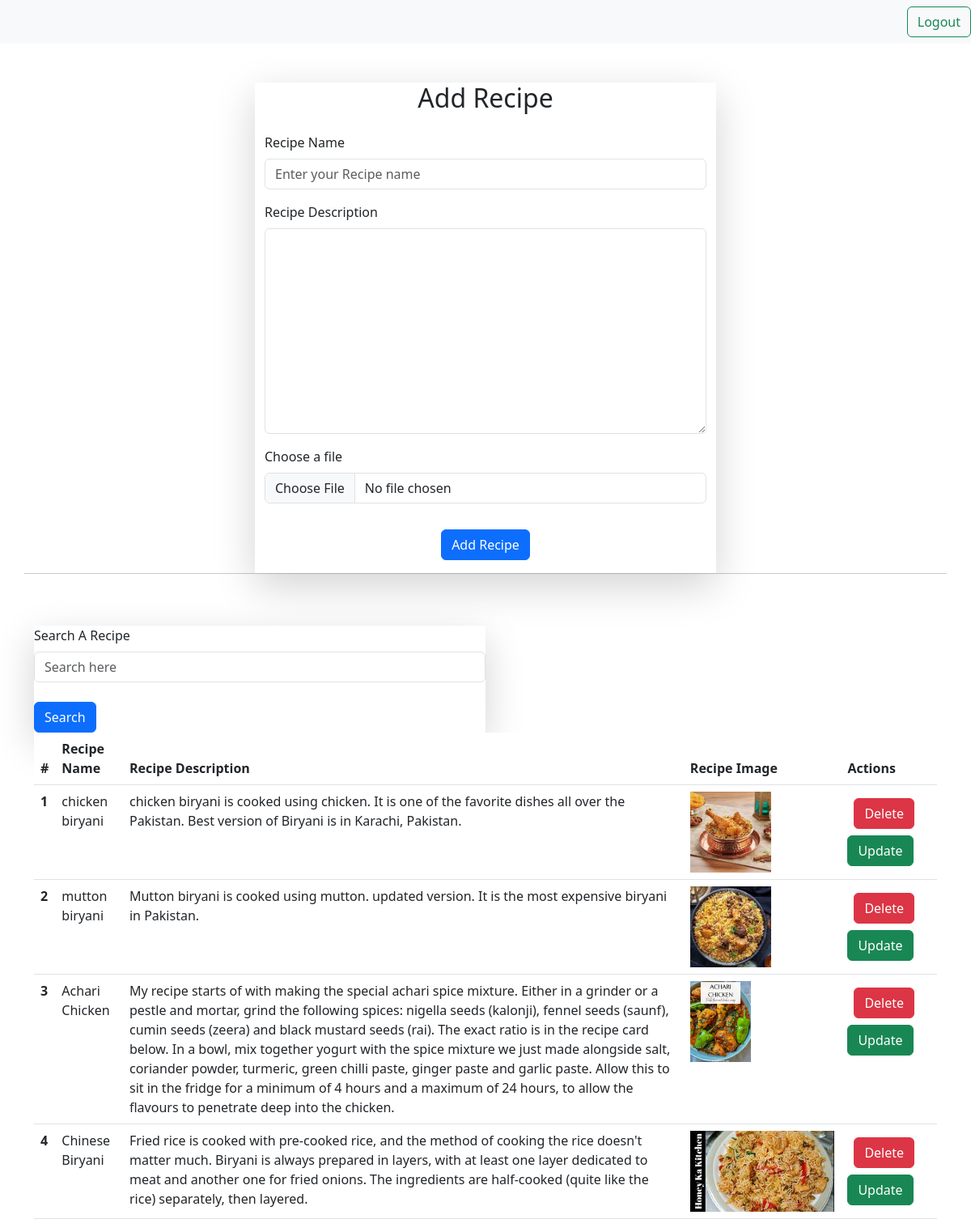
Page /recipe/ (signed in) on the earlier database version.
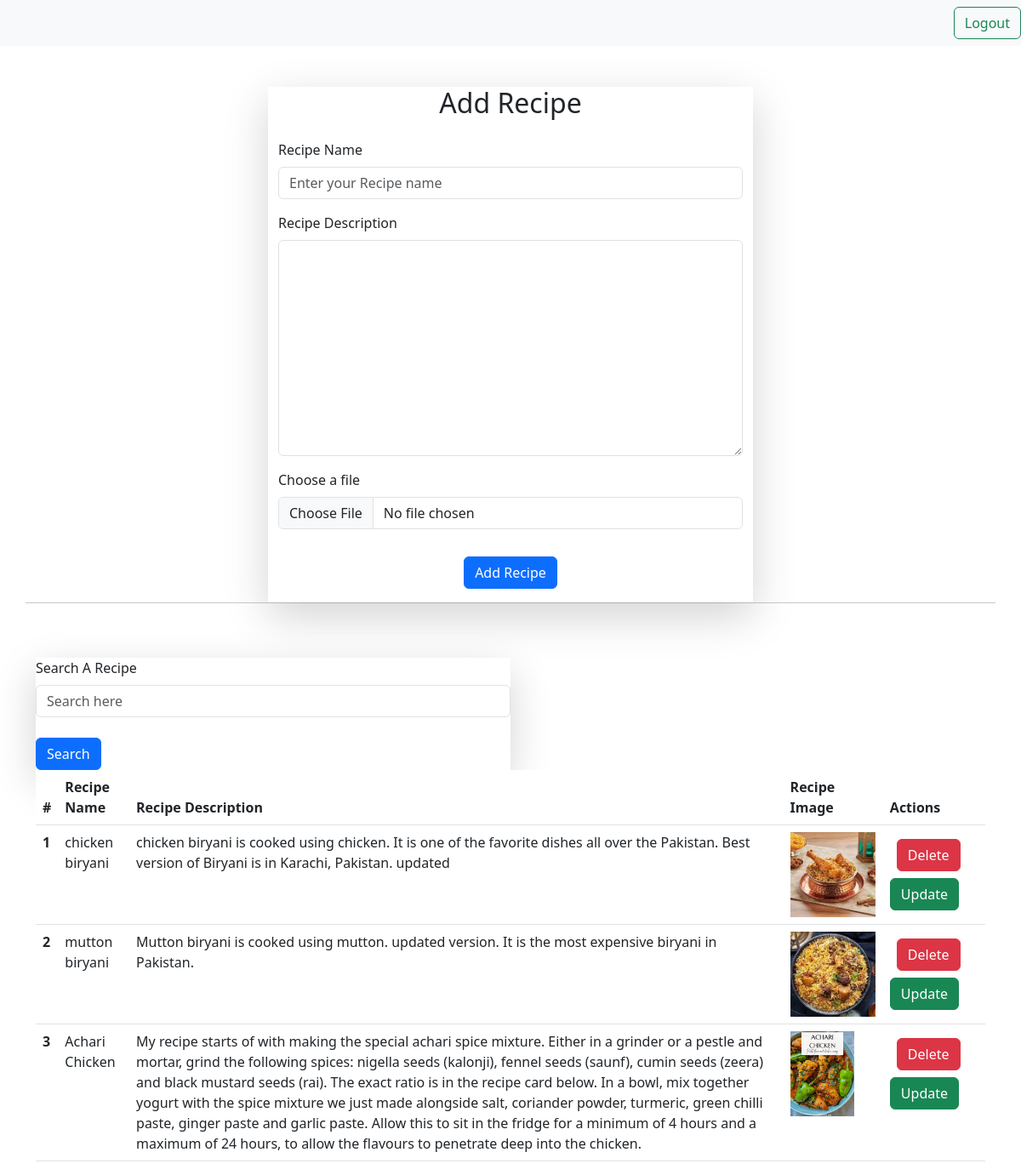
Same page on the later database version.
### recipe/models.py (models this page shows)
class recipe(models.Model):
    user = models.ForeignKey(User, on_delete=models.CASCADE, null=True)
    recipe_name = models.CharField(max_length=50)
    recipe_desc = models.TextField()
    recipe_image = models.FileField(upload_to='recipe/', max_length=250, null=True, default=None)

### recipe/views.py (the view, shortened to what this page needs)
# urls.py: path('recipe/', recipes),
@login_required(login_url='/login/')
def recipes(request):
    if request.user.is_authenticated:
        recipe_obj = recipe.objects.all()
        if request.method == 'GET':
            if request.GET.get('search'):
                recipe_obj = recipe.objects.filter(recipe_name__icontains = request.GET.get('search'))
                data = {
                    'recipes':recipe_obj
                }
                return render(request, 'recipe.html', data)
        recipes = recipe.objects.all()
        data = {'recipes':recipes}
        return render(request, 'recipe.html', data)
    return redirect('/login/')

### recipe/templates/recipe.html (shortened to what this page needs)
{% extends 'base.html'%}
{% block body %}
<div class="container">
    <div class="row justify-content-center">
      <div class="col-md-6 mt-5 shadow-lg">
        <h2 class="text-center mb-4">Add Recipe</h2>
        <form method="post" action="" enctype="multipart/form-data">
          <div class="mb-3">
            <label for="name" class="form-label">Recipe Name</label>
            <input type="text" class="form-control" id="name" name="recipe_name" placeholder="Enter your Recipe name">
          </div>
          <div class="mb-3">
            <label for="email" class="form-label">Recipe Description</label>
            <textarea name="recipe_desc" id="" cols="30" rows="10" class="form-control"></textarea>
          </div>
          <div class="mb-3">
            <label for="name" class="form-label">Choose a file</label>
            <input type="file" class="form-control" id="image" name="recipe_image" >
          </div>
          <div class="text-center p-3">
            <button type="submit" class="btn btn-primary">Add Recipe</button>
          </div>
        </form>
      </div>
      <br><hr>
      <div>
        <form >
            <div class="col-md-6 mt-5 shadow-lg">
                <label for="name" class="form-label">Search A Recipe</label>
                <input type="text" class="form-control" id="image" name="search" placeholder="Search here" ><br>
                <button type="submit" class="btn btn-primary">Search</button>
            </div>
        </form>
      </div>
      <div>
        <table class="table">
            <thead>
              <tr>
                <th scope="col">#</th>
                <th scope="col">Recipe Name</th>
                <th scope="col">Recipe Description</th>
                <th scope="col">Recipe Image</th>
                <th scope="col">Actions</th>
              </tr>
            </thead>
            <tbody>
                {% for i in recipes %}
              <tr>
                <th scope="row">{{forloop.counter}}</th>
                <td>{{i.recipe_name}}</td>
                <td>{{i.recipe_desc}}</td>
                {% if i.recipe_image != NULL %}
                <td><img src="/media/{{i.recipe_image}}" alt="" style="height: 100px;"></td>
                {% endif %}
                <td>
                    <a href="/delete-recipe/{{i.id}}" class="btn btn-danger m-2">Delete</a>
                    <a href="/update-recipe/{{i.id}}" class="btn btn-success">Update</a>
                </td>
              </tr>
                {% endfor %}
            </tbody>
          </table>
      </div>
    </div>
  </div>
{% endblock %}

### recipe/templates/base.html (shortened to what this page needs)
<!DOCTYPE html>
<html lang="en">
<head>
  <link rel="stylesheet" href="https://cdn.jsdelivr.net/npm/bootstrap@5.3.0/dist/css/bootstrap.min.css">
</head>
<body>
   {% if request.user.is_authenticated %}
  <nav class="navbar navbar-light bg-light justify-content-between">
    <form class="form-inline">
      <a href= "/logout/" class="btn btn-outline-success my-2 my-sm-0" type="submit">Logout</a>
    </form>
    {% endif %}
  </nav>
    {% block body %}
    {% endblock %}
</body>
</html>

Differences in the rows shown:
removed recipe: recipe_name "Chinese Biryani", recipe_desc "Fried rice is cooked with pre-cooked rice, and the method of cooking the rice doesn't matter much. Biryani is always prepared in layers, with at least one layer dedicated to meat and another one for fried onions. The ingredients are half-cooked (quite like the rice) separately, then layered.", recipe_image (picture)
changed recipe "chicken biryani": recipe_desc "chicken biryani is cooked using chicken. It is one of the favorite dishes all over the Pakistan. Best version of Biryani is in Karachi, Pakistan." → "chicken biryani is cooked using chicken. It is one of the favorite dishes all over the Pakistan. Best version of Biryani is in Karachi, Pakistan. updated"
